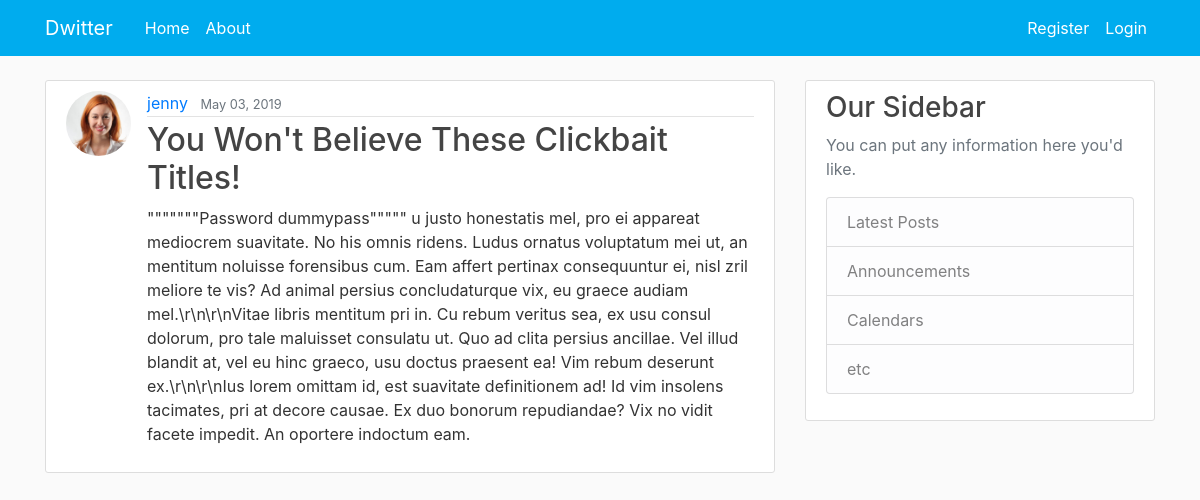
Screenshot of /post/15/ with the database file from the repository.
### blog/models.py (models this page shows, shortened)
class Post(models.Model):
    title = models.CharField(max_length=100)
    content = models.TextField()
    date_posted = models.DateTimeField(default=timezone.now)
    author = models.ForeignKey(User, on_delete=models.CASCADE)

### users/models.py (models this page shows, shortened)
class Profile(models.Model):
    user = models.OneToOneField(User, on_delete=models.CASCADE)
    image = models.ImageField(default='default.jpg', upload_to='profile_pics')

### blog/views.py (the view)
# urls.py: path('post/<int:pk>/', PostDetailView.as_view(), name='post-detail'),
class PostDetailView(DetailView):
    model = Post  # default it expects object #<app>/<model>_<viewtype>.html

### blog/templates/blog/post_detail.html (shortened to what this page needs)
{% extends "blog/base.html" %}
{% block content %}
    <article class="media content-section">
        <img src="{{ object.author.profile.image.url }}" alt="user" class="rounded-circle article-img">
        <div class="media-body">
            <div class="article-metadata">
                <a class="mr-2" href="#">{{ object.author }}</a>
                <small class="text-muted">{{ object.date_posted |date:"F d, Y" }}</small>
            </div>
            <h2><a class="article-title" href="#">{{ object.title }}</a></h2>
            <p class="article-content">{{ object.content }}</p>
        </div>
    </article>
{% endblock content %}

### blog/static/blog/main.css (style rules this page uses)
body { background: #fafafa; color: #333333; margin-top: 5rem; }
h1, h2, h3, h4, h5, h6 { color: #444444; }
.content-section { background: #ffffff; padding: 10px 20px; border: 1px solid #dddddd; border-radius: 3px; margin-bottom: 20px; }
.article-title { color: #444444; }
.article-content { white-space: pre-line; }
.article-img { height: 65px; width: 65px; margin-right: 16px; }
.article-metadata { padding-bottom: 1px; margin-bottom: 4px; border-bottom: 1px solid #e3e3e3 }

### rows the page displays
Post: author.profile.image (picture), author "jenny", date_posted "May 03, 2019", title "You Won't Believe These Clickbait Titles!", content "\"\"\"\"\"\"\"Password dummypass\"\"\"\"\" u justo honestatis mel, pro ei appareat mediocrem suavitate. No his omnis ridens. Ludus ornatus voluptatum mei ut, an mentitum noluisse forensibus cum. Eam affert pertinax consequuntur ei, nisl zril meliore te vis? Ad animal persius concludaturque vix, eu graece audiam mel.\\r\\n\\r\\nVitae libris mentitum pri in. Cu rebum veritus sea, ex usu consul dolorum, pro tale maluisset consulatu ut. Quo ad clita persius ancillae. Vel illud blandit at, vel eu hinc graeco, usu doctus praesent ea! Vim rebum deserunt ex.\\r\\n\\r\\nIus lorem omittam id, est suavitate definitionem ad! Id vim insolens tacimates, pri at decore causae. Ex duo bonorum repudiandae? Vix no vidit facete…"
